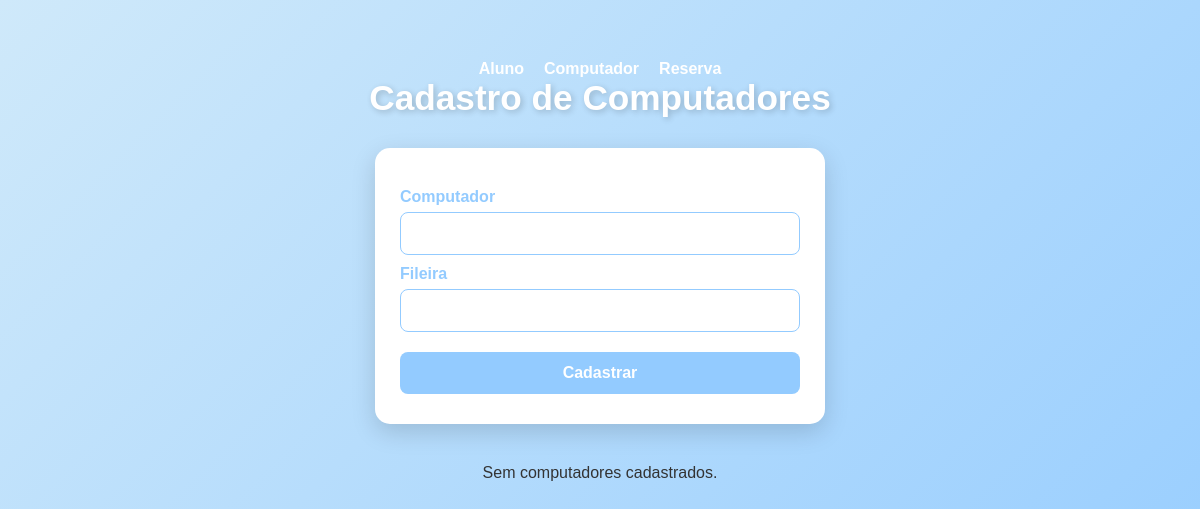
/computador.php, run on an earlier commit of the app's database.
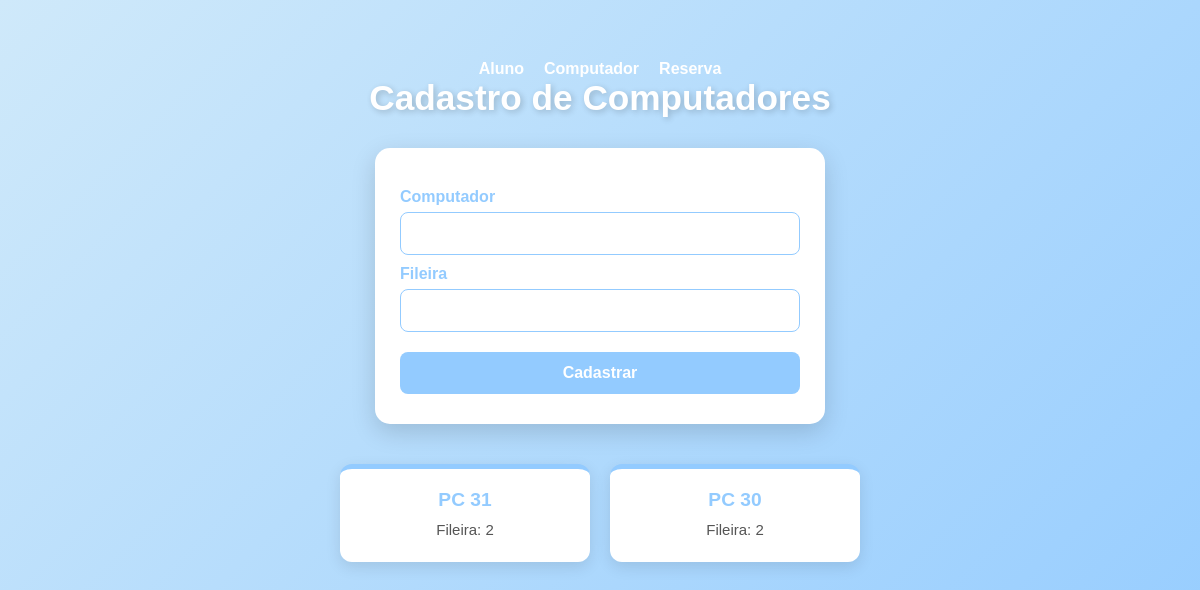
And on a later commit of the database.
### tables this page shows
CREATE TABLE `computadores` (
  `id` int(11) NOT NULL,
  `computador` varchar(50) DEFAULT NULL,
  `fileira` varchar(50) DEFAULT NULL
);

### computador.php (the view, shortened to what this page needs)
<?php
include 'conexaoo.php';
?>
<!DOCTYPE html>
<html lang="pt-br">
<head>
</head>
<body>
<header>
    <nav>
        <ul style="list-style:none; display:flex; gap:20px;">
            <li><a href="aluno.php">Aluno</a></li>
            <li><a href="computador.php">Computador</a></li>
            <li><a href="reservar.php">Reserva</a></li>
        </ul>
    </nav>
</header>
<h1>Cadastro de Computadores</h1>
<div class="form-container">
    <form method="post">
        <label>Computador</label>
        <input type="text" name="computador" required>
        <label>Fileira</label>
        <input type="text" name="fileira" required>
        <button type="submit">Cadastrar</button>
    </form>
</div>
<section class="resultados">
<?php
$sql = "SELECT * FROM computadores ORDER BY id DESC";
$stmt = $conexao->prepare($sql);
$stmt->execute();
if ($stmt->rowCount() > 0) {
    while ($row = $stmt->fetch(PDO::FETCH_ASSOC)) {
        echo "<div class='card'>
                <h3>PC {$row['computador']}</h3>
                <p>Fileira: {$row['fileira']}</p>
              </div>";
    }
} else {
    echo "<p>Sem computadores cadastrados.</p>";
}
?>
</section>
</body>
</html>

What changed in the data, as far as the page shows it:
added computadores: computador "31", fileira "2"
added computadores: computador "30", fileira "2"
Also different on the page:
text no longer shown: "Sem computadores cadastrados."
